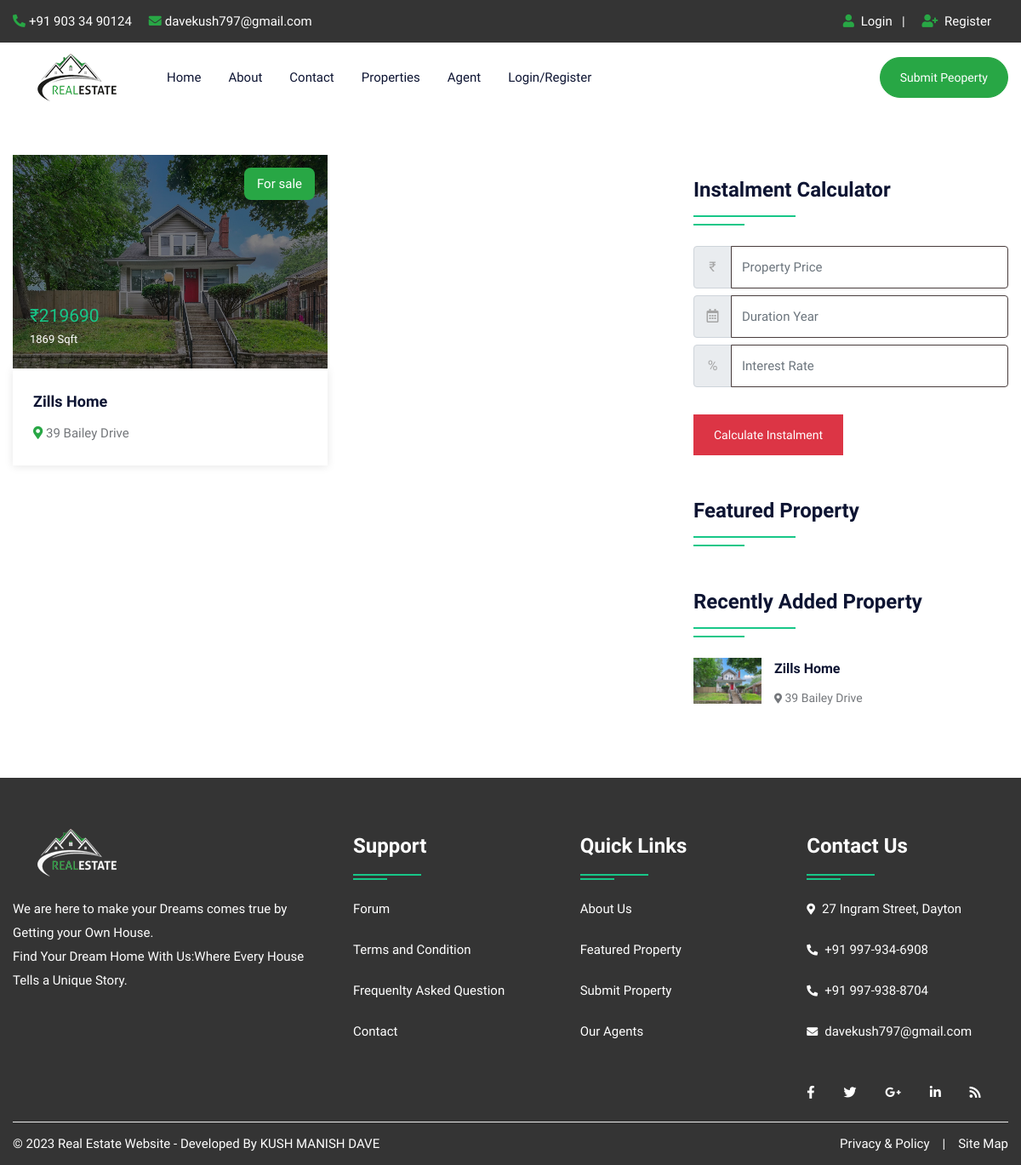
/property.php, run on the app's committed database.
### tables this page shows
CREATE TABLE `property` (
  `pid` int(50) NOT NULL,
  `title` varchar(200) NOT NULL,
  `pcontent` longtext NOT NULL,
  `type` varchar(100) NOT NULL,
  `bhk` varchar(50) NOT NULL,
  `stype` varchar(100) NOT NULL,
  `bedroom` int(50) NOT NULL,
  `bathroom` int(50) NOT NULL,
  `balcony` int(50) NOT NULL,
  `kitchen` int(50) NOT NULL,
  `hall` int(50) NOT NULL,
  `floor` varchar(50) NOT NULL,
  `size` int(50) NOT NULL,
  `price` int(50) NOT NULL,
  `location` varchar(200) NOT NULL,
  `city` varchar(100) NOT NULL,
  `state` varchar(100) NOT NULL,
  `feature` longtext NOT NULL,
  `pimage` varchar(300) NOT NULL,
  `pimage1` varchar(300) NOT NULL,
  `pimage2` varchar(300) NOT NULL,
  `pimage3` varchar(300) NOT NULL,
  `pimage4` varchar(300) NOT NULL,
  `uid` int(50) NOT NULL,
  `status` varchar(50) NOT NULL,
  `mapimage` varchar(300) NOT NULL,
  `topmapimage` varchar(300) NOT NULL,
  `groundmapimage` varchar(300) NOT NULL,
  `totalfloor` varchar(50) NOT NULL,
  `date` datetime NOT NULL DEFAULT CURRENT_TIMESTAMP,
  `isFeatured` int(11) DEFAULT NULL
);

### property.php (the view, shortened to what this page needs)
<!DOCTYPE html>
<html lang="en">
<head>
<link rel="stylesheet" type="text/css" href="css/bootstrap.min.css">
<link rel="stylesheet" type="text/css" href="css/bootstrap-slider.css">
<link rel="stylesheet" type="text/css" href="css/jquery-ui.css">
<link rel="stylesheet" type="text/css" href="css/layerslider.css">
<link rel="stylesheet" type="text/css" href="css/color.css" id="color-change">
<link rel="stylesheet" type="text/css" href="css/owl.carousel.min.css">
<link rel="stylesheet" type="text/css" href="css/font-awesome.min.css">
<link rel="stylesheet" type="text/css" href="fonts/flaticon/flaticon.css">
<link rel="stylesheet" type="text/css" href="css/style.css">
</head>
<body>
<div id="page-wrapper">
    <div class="row">
		<?php include("include/header.php");?>
        <div class="full-row">
            <div class="container">
                <div class="row">
					<div class="col-lg-8">
                        <div class="row">
							<?php
							$query=mysqli_query($con,"SELECT * From property");
								while($row=mysqli_fetch_array($query))
								{
							?>
                            <div class="col-md-6">
                                <div class="featured-thumb hover-zoomer mb-4">
                                    <div class="overlay-black overflow-hidden position-relative"> <img src="admin/property/<?php echo $row['18'];?>" alt="pimage">
                                        <div class="sale bg-success text-white">For <?php echo $row['5'];?></div>
                                        <div class="price text-primary text-capitalize">₹<?php echo $row['13'];?> <span class="text-white"><?php echo $row['12'];?> Sqft</span></div>
                                    </div>
                                    <div class="featured-thumb-data shadow-one">
                                        <div class="p-4">
                                            <h5 class="text-secondary hover-text-success mb-2 text-capitalize"><a href="propertydetail.php?pid=<?php echo $row['0'];?>"><?php echo $row['1'];?></a></h5>
                                            <span class="location text-capitalize"><i class="fas fa-map-marker-alt text-success"></i> <?php echo $row['14'];?></span> </div>
                                    </div>
                                </div>
                            </div>
                            <?php } ?>
                        </div>
                    </div>
                    <div class="col-lg-4">
                        <div class="sidebar-widget">
                            <h4 class="double-down-line-left text-secondary position-relative pb-4 my-4">Instalment Calculator</h4>
						<form class="d-inline-block w-100" action="calc.php" method="post">
                            <div class="input-group mb-2 mr-sm-2">
                                <div class="input-group-prepend">
                                    <div class="input-group-text">₹</div>
                                </div>
                                <input type="text" class="form-control" name="amount" placeholder="Property Price">
                            </div>
                            <div class="input-group mb-2 mr-sm-2">
                                <div class="input-group-prepend">
                                    <div class="input-group-text"><i class="far fa-calendar-alt"></i></div>
                                </div>
                                <input type="text" class="form-control" name="month" placeholder="Duration Year">
                            </div>
                            <div class="input-group mb-2 mr-sm-2">
                                <div class="input-group-prepend">
                                    <div class="input-group-text">%</div>
                                </div>
                                <input type="text" class="form-control" name="interest" placeholder="Interest Rate">
                            </div>
                            <button type="submit" value="submit" name="calc" class="btn btn-danger mt-4">Calculate Instalment</button>
                        </form>
                        </div>
                        <h4 class="double-down-line-left text-secondary position-relative pb-4 mb-4 mt-5">Featured Property</h4>
                        <div class="sidebar-widget mt-5">
                            <h4 class="double-down-line-left text-secondary position-relative pb-4 mb-4">Recently Added Property</h4>
                            <ul class="property_list_widget">
								<?php
								$query=mysqli_query($con,"SELECT * FROM `property` ORDER BY date DESC LIMIT 6");
										while($row=mysqli_fetch_array($query))
										{
								?>
                                <li> <img src="admin/property/<?php echo $row['18'];?>" alt="pimage">
                                    <h6 class="text-secondary hover-text-success text-capitalize"><a href="propertydetail.php?pid=<?php echo $row['0'];?>"><?php echo $row['1'];?></a></h6>
                                    <span class="font-14"><i class="fas fa-map-marker-alt icon-success icon-small"></i> <?php echo $row['14'];?></span>
                                </li>
                                <?php } ?>
                            </ul>
                        </div>
                    </div>
                </div>
            </div>
        </div>
		<?php include("include/footer.php");?>
    </div>
</div>
</body>
</html>

### include/header.php (shortened to what this page needs)
<header id="header" class="transparent-header-modern fixed-header-bg-white w-100">
            <div class="top-header bg-secondary">
                <div class="container">
                    <div class="row">
                        <div class="col-md-8">
                            <ul class="top-contact list-text-white  d-table">
                                <li><a href="#"><i class="fas fa-phone-alt text-success mr-1"></i>+91 903 34 90124</a></li>
                                <li><a href="#"><i class="fas fa-envelope text-success mr-1"></i>davekush797@gmail.com</a></li>
                            </ul>
                        </div>
                        <div class="col-md-4">
                            <div class="top-contact float-right">
                                <ul class="list-text-white d-table">
								<li><i class="fas fa-user text-success mr-1"></i>
								<?php  if(isset($_SESSION['uemail']))
								{ ?>
								<a href="logout.php">Logout</a>&nbsp;&nbsp;<?php } else { ?>
								<a href="login.php">Login</a>&nbsp;&nbsp;
								| </li>
								<li><i class="fas fa-user-plus text-success mr-1"></i><a href="register.php"> Register</li><?php } ?>
								</ul>
                            </div>
                        </div>
                    </div>
                </div>
            </div>
            <div class="main-nav secondary-nav hover-success-nav py-2">
                <div class="container">
                    <div class="row">
                        <div class="col-lg-12">
                            <nav class="navbar navbar-expand-lg navbar-light p-0"> <a class="navbar-brand position-relative" href="index.php"><img class="nav-logo" src="images/logo/restatelg.png" alt=""></a>
                                <div class="collapse navbar-collapse" id="navbarSupportedContent">
                                    <ul class="navbar-nav mr-auto">
                                        <li class="nav-item dropdown"> <a class="nav-link" href="index.php" role="button" aria-haspopup="true" aria-expanded="false">Home</a></li>
										<li class="nav-item"> <a class="nav-link" href="about.php">About</a> </li>
                                        <li class="nav-item"> <a class="nav-link" href="contact.php">Contact</a> </li>
                                        <li class="nav-item"> <a class="nav-link" href="property.php">Properties</a> </li>
                                        <li class="nav-item"> <a class="nav-link" href="agent.php">Agent</a> </li>
										<?php  if(isset($_SESSION['uemail']))
										{ ?>
										<li class="nav-item dropdown">
											<a class="nav-link dropdown-toggle" href="#" role="button" data-toggle="dropdown" aria-haspopup="true" aria-expanded="false">My Account</a>
											<ul class="dropdown-menu">
												<li class="nav-item"> <a class="nav-link" href="profile.php">Profile</a> </li>
												<li class="nav-item"> <a class="nav-link" href="feature.php">Your Property</a> </li>
												<li class="nav-item"> <a class="nav-link" href="logout.php">Logout</a> </li>
											</ul>
                                        </li>
										<?php } else { ?>
										<li class="nav-item"> <a class="nav-link" href="login.php">Login/Register</a> </li>
										<?php } ?>
                                    </ul>
									<a class="btn btn-success d-none d-xl-block" style="border-radius:30px;" href="submitproperty.php">Submit Peoperty</a>
                                </div>
                            </nav>
                        </div>
                    </div>
                </div>
            </div>
        </header>

### include/footer.php
<footer class="full-row bg-secondary p-0">
            <div class="container">
                <div  class="row">
                    <div class="col-lg-12">
                        <div class="divider py-40">
                            <div class="row">
                                <div class="col-md-12 col-lg-4">
                                    <div class="footer-widget mb-4">
                                        <div class="footer-logo mb-4"> <a href="#"><img class="logo-bottom" src="images/logo/restatelg_white.png" alt="image"></a> </div>
                                        <p class="pb-20 text-white">We are here to make your Dreams comes true by Getting your Own House. <br> Find Your Dream Home With Us:Where Every House Tells a Unique Story.</p>
                                        </div>
                                </div>
                                <div class="col-md-12 col-lg-8">
                                    <div class="row">
                                        <div class="col-md-4 col-lg-4">
                                            <div class="footer-widget footer-nav mb-4">
                                                <h4 class="widget-title text-white double-down-line-left position-relative">Support</h4>
                                                <ul class="hover-text-primary">
                                                    <li><a href="#" class="text-white">Forum</a></li>
                                                    <li><a href="#" class="text-white">Terms and Condition</a></li>
                                                    <li><a href="#" class="text-white">Frequenlty Asked Question</a></li>
                                                    <li><a href="contact.php" class="text-white">Contact</a></li>
                                                </ul>
                                            </div>
                                        </div>
                                        <div class="col-md-4 col-lg-4">
                                            <div class="footer-widget footer-nav mb-4">
                                                <h4 class="widget-title text-white double-down-line-left position-relative">Quick Links</h4>
                                                <ul class="hover-text-primary">
                                                    <li><a href="about.php" class="text-white">About Us</a></li>
                                                    <li><a href="#" class="text-white">Featured Property</a></li>
                                                    <li><a href="#" class="text-white">Submit Property</a></li>
                                                    <li><a href="agent.php" class="text-white">Our Agents</a></li>
                                                </ul>
                                            </div>
                                        </div>
                                        <div class="col-md-4 col-lg-4">
                                            <div class="footer-widget">
                                                <h4 class="widget-title text-white double-down-line-left position-relative">Contact Us</h4>
                                                <ul class="text-white">
                                                    <li class="hover-text-primary"><i class="fas fa-map-marker-alt text-white mr-2 font-13 mt-1"></i>27 Ingram Street, Dayton</li>
                                                    <li class="hover-text-primary"> <i class="fas fa-phone-alt text-white mr-2 font-13 mt-1"></i>+91 997-934-6908</li>
													<li class="hover-text-primary"> <i class="fas fa-phone-alt text-white mr-2 font-13 mt-1"></i>+91 997-938-8704</li>
                                                    <li class="hover-text-primary"><i class="fas fa-envelope text-white mr-2 font-13 mt-1"></i>davekush797@gmail.com</li>
                                                </ul>
                                            </div>
                                            <div class="footer-widget media-widget mt-4 text-white hover-text-primary"> <a href="#"><i class="fab fa-facebook-f"></i></a> <a href="#"><i class="fab fa-twitter"></i></a> <a href="#"><i class="fab fa-google-plus-g"></i></a> <a href="#"><i class="fab fa-linkedin-in"></i></a> <a href="#"><i class="fas fa-rss"></i></a> </div>
                                        </div>
                                    </div>
                                </div>
                            </div>
                        </div>
                    </div>
                </div>
                <div class="row copyright">
                    <div class="col-sm-6"> <span class="text-white">© <?php echo date('Y');?> Real Estate Website - Developed By KUSH MANISH DAVE</span> </div>
                    <div class="col-sm-6">
                        <ul class="line-menu text-white hover-text-primary float-right">
                            <li><a href="#">Privacy & Policy</a></li>
                            <li>|</li>
                            <li><a href="#"> Site Map</a></li>
                        </ul>
                    </div>
                </div>
            </div>
        </footer>

### css/color.css (style rules this page uses)
:root { --theme-ordinary-color: #74777b; }
:root { --theme-primary-color: #17c788; }
:root { --theme-secondary-color: #0d1432; }
:root { --theme-white-color: #fff; }
:root { --theme-light-color: #f8f8f8; }
:root { --theme-gray-color: #f5f5f5; }
:root { --theme-footer-color: #091b4b; }
:root { --theme-dark-color: #091b4b; }
:root { --text-light-color: #a3a7af; }
:root { --theme-primary-opacity-color: rgba(11, 191, 141, .8); }
:root { --theme-secondary-opacity-color: rgba(13,20,50,0.7); }
:root { --theme-white-opacity-color: rgba(255, 255, 255, 0.3); }
:root { --theme-dark-opacity-color: rgba(0, 0, 0, 0.5); }
:root { --theme-ordinary-font: 'Muli', sans-serif; }
:root { --theme-highlight-font: 'Comfortaa', cursive; }

### data on the page
property: pimage (picture), stype "sale", price "219690", size "1869", title "Zills Home", location "39 Bailey Drive"
